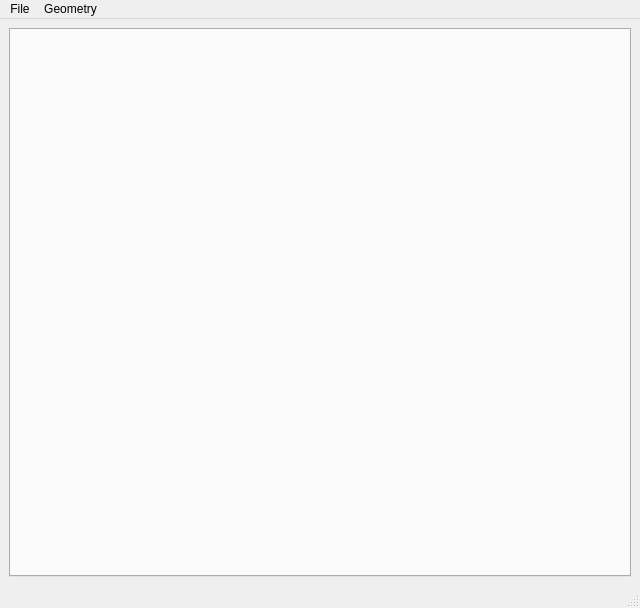
<?xml version="1.0" encoding="UTF-8"?>
<ui version="4.0">
 <class>MainWindow</class>
 <widget class="QMainWindow" name="MainWindow">
  <property name="geometry">
   <rect>
    <x>0</x>
    <y>0</y>
    <width>640</width>
    <height>608</height>
   </rect>
  </property>
  <property name="windowTitle">
   <string>MainWindow</string>
  </property>
  <widget class="QWidget" name="centralwidget">
   <layout class="QVBoxLayout" name="verticalLayout">
    <item>
     <widget class="QTabWidget" name="tabWidget">
      <property name="currentIndex">
       <number>-1</number>
      </property>
     </widget>
    </item>
   </layout>
  </widget>
  <widget class="QMenuBar" name="menubar">
   <property name="geometry">
    <rect>
     <x>0</x>
     <y>0</y>
     <width>640</width>
     <height>25</height>
    </rect>
   </property>
   <widget class="QMenu" name="menuFile">
    <property name="title">
     <string>File</string>
    </property>
    <addaction name="actionLoad"/>
    <addaction name="actionOpen_Pattern"/>
    <addaction name="separator"/>
    <addaction name="actionReload"/>
    <addaction name="actionSave_as"/>
    <addaction name="separator"/>
    <addaction name="actionRecent_Files"/>
   </widget>
   <widget class="QMenu" name="menuGeometry">
    <property name="title">
     <string>Geometry</string>
    </property>
    <addaction name="actionCreate_Paper"/>
    <addaction name="separator"/>
    <addaction name="actionPreview_in_3D"/>
    <addaction name="actionSimulate"/>
   </widget>
   <addaction name="menuFile"/>
   <addaction name="menuGeometry"/>
  </widget>
  <widget class="QStatusBar" name="statusbar"/>
  <action name="actionLoad">
   <property name="text">
    <string>New Pattern</string>
   </property>
  </action>
  <action name="actionOpen_Pattern">
   <property name="text">
    <string>Open Pattern</string>
   </property>
  </action>
  <action name="actionReload">
   <property name="text">
    <string>Save</string>
   </property>
  </action>
  <action name="actionSave_as">
   <property name="text">
    <string>Save as</string>
   </property>
  </action>
  <action name="actionRecent_Files">
   <property name="text">
    <string>Recent Files</string>
   </property>
  </action>
  <action name="actionPreview_in_3D">
   <property name="enabled">
    <bool>false</bool>
   </property>
   <property name="text">
    <string>Preview in 3D</string>
   </property>
  </action>
  <action name="actionSimulate">
   <property name="enabled">
    <bool>false</bool>
   </property>
   <property name="text">
    <string>Simulate</string>
   </property>
  </action>
  <action name="actionCreate_Paper">
   <property name="enabled">
    <bool>false</bool>
   </property>
   <property name="text">
    <string>Create Paper</string>
   </property>
  </action>
 </widget>
 <resources/>
 <connections/>
</ui>
